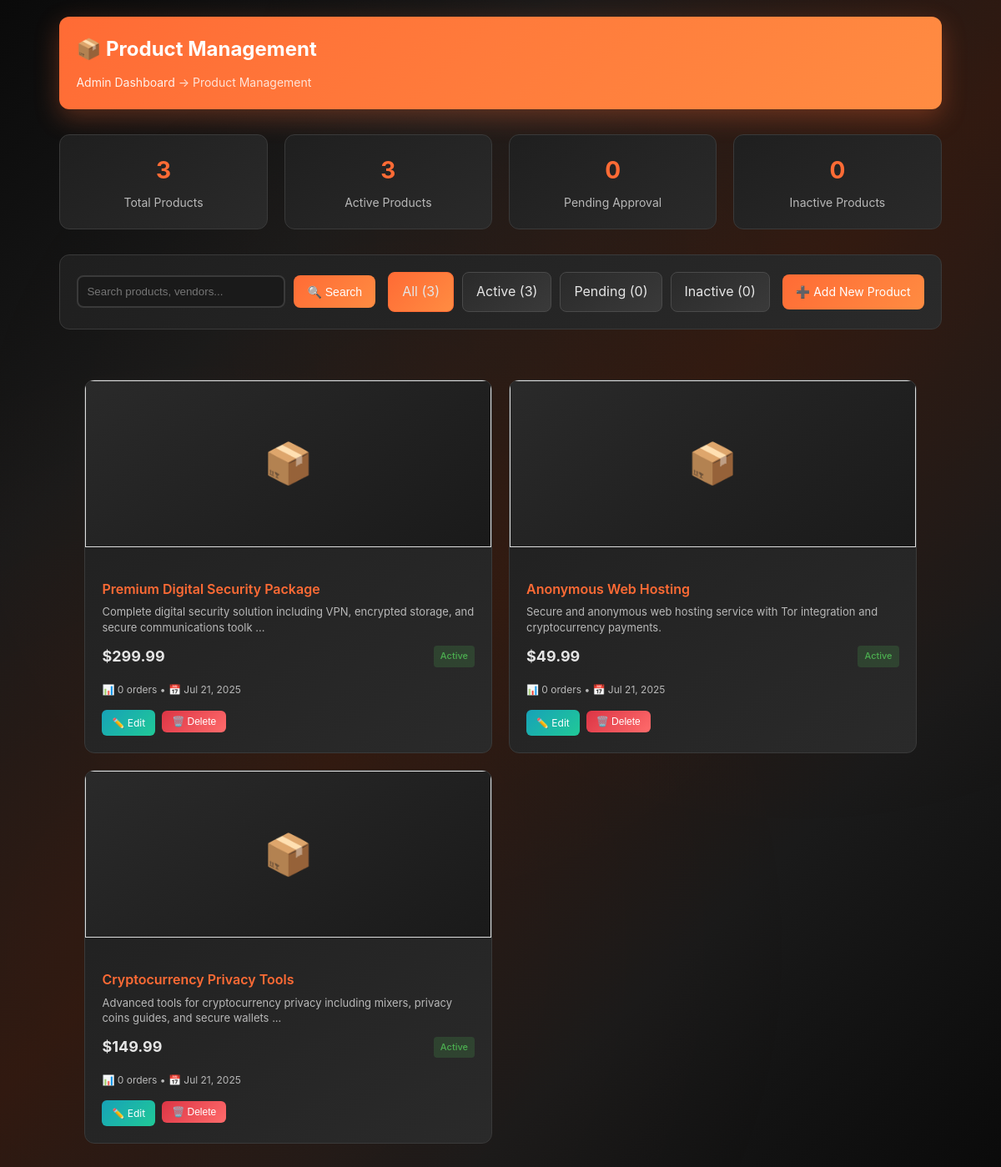
Screenshot of /admin/manage_products.php (signed in) with the database file from the repository.
### tables this page shows
CREATE TABLE `products` (
  `id` int(11) NOT NULL,
  `vendor_id` int(11) DEFAULT NULL,
  `name` varchar(255) NOT NULL,
  `description` text DEFAULT NULL,
  `price` decimal(10,2) NOT NULL,
  `stock_quantity` int(11) DEFAULT 0,
  `category` varchar(100) DEFAULT 'general',
  `image` varchar(255) DEFAULT NULL,
  `status` enum('active','inactive','pending_approval') DEFAULT 'pending_approval',
  `views_count` int(11) DEFAULT 0,
  `sales_count` int(11) DEFAULT 0,
  `created_at` timestamp NOT NULL DEFAULT current_timestamp(),
  `updated_at` timestamp NOT NULL DEFAULT current_timestamp() ON UPDATE current_timestamp()
);

### admin/manage_products.php (the view, shortened to what this page needs)
<?php
require_once '../includes/db.php';
try {
    $where_conditions = [];
    $params = [];
    $where_clause = !empty($where_conditions) ? "WHERE " . implode(" AND ", $where_conditions) : "";
    $stmt = $conn->prepare("
        SELECT p.*, u.username as vendor_username, v.business_name, v.status as vendor_status,
               COALESCE(v.business_name, u.username) as display_vendor,
               (SELECT COUNT(*) FROM orders WHERE product_id = p.id) as order_count,
               (SELECT AVG(rating) FROM reviews WHERE product_id = p.id) as avg_rating
        FROM products p
        LEFT JOIN vendors v ON p.vendor_id = v.id
        LEFT JOIN users u ON v.user_id = u.id
        $where_clause
        ORDER BY p.created_at DESC
    ");
    $stmt->execute($params);
    $products = $stmt->fetchAll(PDO::FETCH_ASSOC);
    $stats_stmt = $conn->query("
        SELECT
            COUNT(*) as total,
            SUM(CASE WHEN status = 'active' THEN 1 ELSE 0 END) as active,
            SUM(CASE WHEN status = 'pending_approval' THEN 1 ELSE 0 END) as pending,
            SUM(CASE WHEN status = 'inactive' THEN 1 ELSE 0 END) as inactive
        FROM products
    ");
    $stats = $stats_stmt->fetch(PDO::FETCH_ASSOC);
} catch (Exception $e) {
    $error = "Error loading products: " . $e->getMessage();
    $products = [];
    $stats = ['total' => 0, 'active' => 0, 'pending' => 0, 'inactive' => 0];
}
?>
<!DOCTYPE html>
<html lang="es">
<head>
    <link rel="stylesheet" href="../assets/styles.css">
</head>
<body>
    <div class="admin-container">
        <div class="page-header">
            <h1 class="page-title">📦 Product Management</h1>
            <div class="breadcrumb">
                <a href="index.php">Admin Dashboard</a> → Product Management
            </div>
        </div>
        <div class="stats-grid">
            <div class="stat-card">
                <div class="stat-value"><?php echo number_format($stats['total']); ?></div>
                <div class="stat-label">Total Products</div>
            </div>
            <div class="stat-card">
                <div class="stat-value"><?php echo number_format($stats['active']); ?></div>
                <div class="stat-label">Active Products</div>
            </div>
            <div class="stat-card">
                <div class="stat-value"><?php echo number_format($stats['pending']); ?></div>
                <div class="stat-label">Pending Approval</div>
            </div>
            <div class="stat-card">
                <div class="stat-value"><?php echo number_format($stats['inactive']); ?></div>
                <div class="stat-label">Inactive Products</div>
            </div>
        </div>
        <div class="controls">
            <div class="search-box">
                <form method="GET" style="display: flex; gap: 10px;">
                    <input type="text"
                           name="search"
                           placeholder="Search products, vendors..."
                           value="<?php echo htmlspecialchars($_GET['search'] ?? ''); ?>">
                    <button type="submit" class="action-btn">🔍 Search</button>
                </form>
            </div>
            <div class="filter-tabs">
                <a href="?filter=all&search=<?php echo urlencode($_GET['search'] ?? ''); ?>"
                   class="filter-tab <?php echo ($_GET['filter'] ?? 'all') === 'all' ? 'active' : ''; ?>">
                    All (<?php echo $stats['total']; ?>)
                </a>
                <a href="?filter=active&search=<?php echo urlencode($_GET['search'] ?? ''); ?>"
                   class="filter-tab <?php echo ($_GET['filter'] ?? '') === 'active' ? 'active' : ''; ?>">
                    Active (<?php echo $stats['active']; ?>)
                </a>
                <a href="?filter=pending_approval&search=<?php echo urlencode($_GET['search'] ?? ''); ?>"
                   class="filter-tab <?php echo ($_GET['filter'] ?? '') === 'pending_approval' ? 'active' : ''; ?>">
                    Pending (<?php echo $stats['pending']; ?>)
                </a>
                <a href="?filter=inactive&search=<?php echo urlencode($_GET['search'] ?? ''); ?>"
                   class="filter-tab <?php echo ($_GET['filter'] ?? '') === 'inactive' ? 'active' : ''; ?>">
                    Inactive (<?php echo $stats['inactive']; ?>)
                </a>
            </div>
            <a href="add_product.php" class="action-btn">➕ Add New Product</a>
        </div>
        <?php if (empty($products)): ?>
            <div class="stat-card" style="text-align: center; padding: 40px;">
                <div style="font-size: 48px; margin-bottom: 20px; opacity: 0.3;">📦</div>
                <h3 style="color: #ff6b35; margin-bottom: 10px;">No Products Found</h3>
                <p style="color: #b8b8b8;">
                    <?php if (!empty($_GET['search'])): ?>
                        No products match your search criteria.
                    <?php else: ?>
                        No products have been added to the marketplace yet.
                    <?php endif; ?>
                </p>
                <a href="add_product.php" class="action-btn" style="margin-top: 15px;">➕ Add First Product</a>
            </div>
        <?php else: ?>
            <div class="products-grid">
                <?php foreach ($products as $product): ?>
                    <div class="product-card">
                        <?php if (!empty($product['image']) && file_exists("../uploads/" . $product['image'])): ?>
                            <img src="../uploads/<?php echo htmlspecialchars($product['image']); ?>"
                                 alt="<?php echo htmlspecialchars($product['name']); ?>"
                                 class="product-image"
                                 style="object-fit: cover;">
                        <?php else: ?>
                            <div class="product-image">📦</div>
                        <?php endif; ?>
                        <div class="product-info">
                            <div class="product-title">
                                <?php echo htmlspecialchars($product['name']); ?>
                            </div>
                            <div class="product-desc">
                                <?php echo htmlspecialchars(substr($product['description'], 0, 100)); ?>
                                <?php echo strlen($product['description']) > 100 ? '...' : ''; ?>
                            </div>
                            <div class="product-meta">
                                <div class="product-price">$<?php echo number_format($product['price'], 2); ?></div>
                                <div class="product-status status-<?php echo $product['status']; ?>">
                                    <?php echo ucfirst(str_replace('_', ' ', $product['status'])); ?>
                                </div>
                            </div>
                            <div style="margin-bottom: 15px; font-size: 12px; color: #b8b8b8;">
                                📊 <?php echo $product['order_count'] ?? 0; ?> orders
                                • 📅 <?php echo date('M j, Y', strtotime($product['created_at'])); ?>
                            </div>
                            <div class="product-actions">
                                <a href="edit_product.php?id=<?php echo $product['id']; ?>" class="btn-sm btn-info">
                                    ✏️ Edit
                                </a>
                                <form method="POST" style="display: inline;">
                                    <button type="submit" name="delete_product" class="btn-sm btn-danger"
                                            onclick="return confirm('Are you sure you want to delete this product? This action cannot be undone.')">
                                        🗑️ Delete
                                    </button>
                                </form>
                            </div>
                        </div>
                    </div>
                <?php endforeach; ?>
            </div>
        <?php endif; ?>
    </div>
</body>
</html>

### assets/styles.css (style rules this page uses)
* { margin: 0; padding: 0; box-sizing: border-box; }
body { font-family: -apple-system, BlinkMacSystemFont, "Segoe UI", Roboto, "Helvetica Neue", Arial, sans-serif; background: linear-gradient(135deg, #0a0a0a 0%, #1a1a1a 25%, #2d1810 50%, #1a1a1a 75%, #0a0a0a 100%); background-attachment: fixed; color: #e5e5e5; line-height: 1.6; display: flex; justify-content: center; align-items: flex-start; min-height: 100vh; overflow-y: auto; padding: 20px; position: relative; }
body::before { content: ''; position: fixed; top: 0; left: 0; width: 100%; height: 100%; background: radial-gradient(circle at 20% 80%, rgba(255, 107, 53, 0.03) 0%, transparent 50%), radial-gradient(circle at 80% 20%, rgba(255, 107, 53, 0.03) 0%, transparent 50%), radial-gradient(circle at 40% 40%, rgba(255, 140, 66, 0.02) 0%, transparent 50%); pointer-events: none; z-index: -1; }
.product-image { width: 300px; height: 300px; overflow: hidden; display: flex; justify-content: center; align-items: center; border: 1px solid #ddd; margin-bottom: 20px; }
.products-grid { display: grid; grid-template-columns: repeat(auto-fill, minmax(280px, 1fr)); gap: 20px; padding: 30px; }

### rows the page displays
products: name "Premium Digital Security Package", description "Complete digital security solution including VPN, encrypted storage, and secure communications toolk", price "299.99", status "Active", order_count "0", created_at "Jul 21, 2025"
products: name "Anonymous Web Hosting", description "Secure and anonymous web hosting service with Tor integration and cryptocurrency payments.", price "49.99", status "Active", order_count "0", created_at "Jul 21, 2025"
products: name "Cryptocurrency Privacy Tools", description "Advanced tools for cryptocurrency privacy including mixers, privacy coins guides, and secure wallets", price "149.99", status "Active", order_count "0", created_at "Jul 21, 2025"

### other values shown
$stats['total'] "3"
$stats['active'] "3"
$stats['pending'] "0"
$stats['inactive'] "0"
